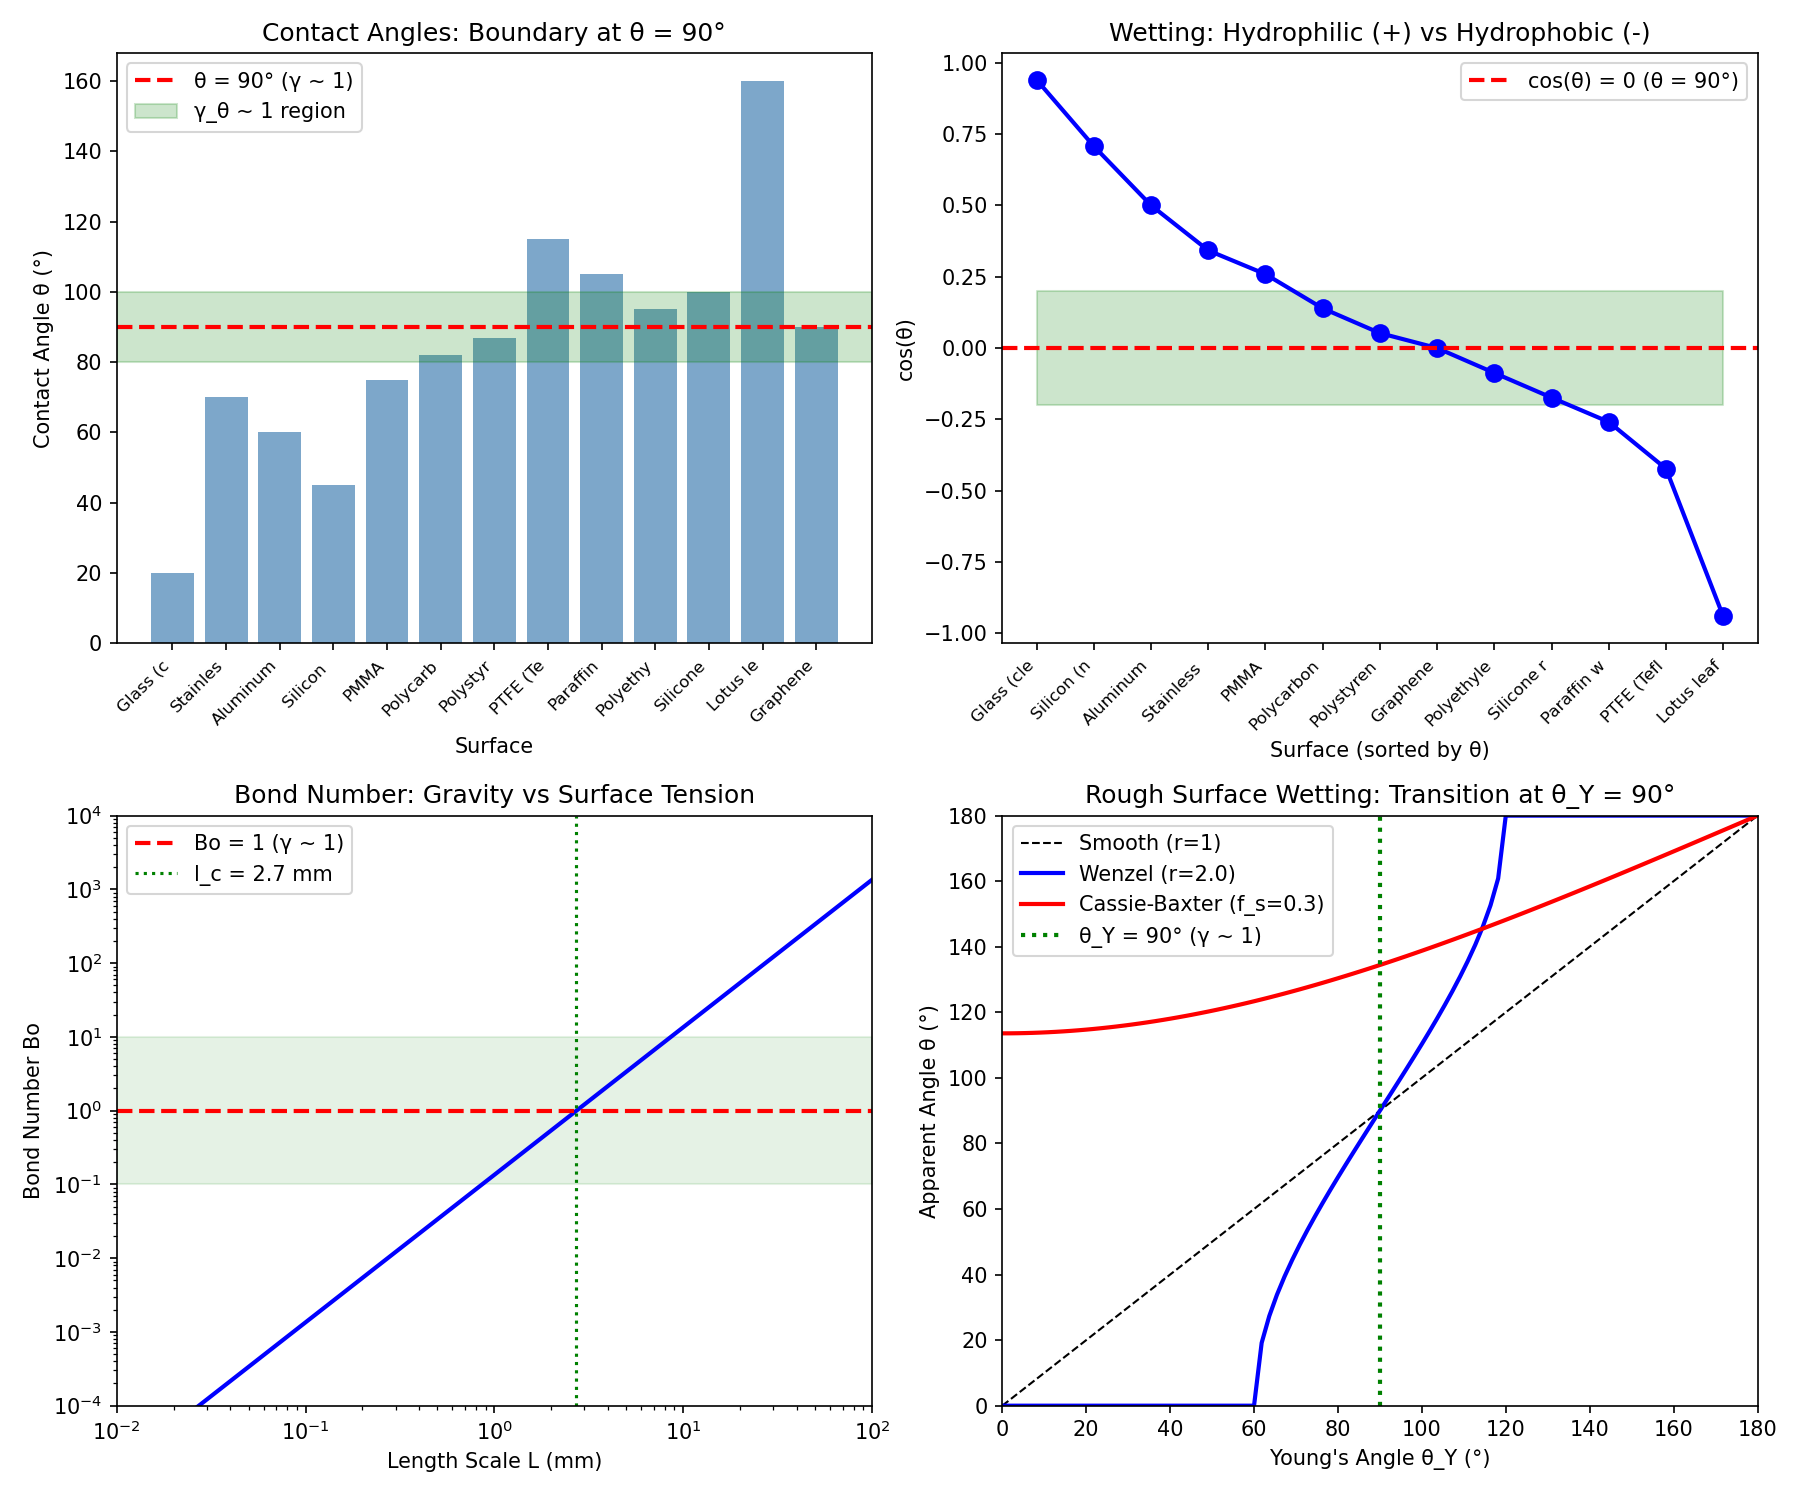

Python code for this plot:
#!/usr/bin/env python3
"""
Adhesion and Wetting Coherence Analysis
Session #186 - Chemistry Track

Tests γ ~ 1 framework for surface phenomena:
1. Contact angle and wettability
2. Young's equation and surface energies
3. Capillary number and spreading
4. Adhesion work and cohesion
5. Superhydrophobicity and lotus effect

Key insight: Contact angle θ = 90° IS the γ ~ 1 wetting boundary
"""

import numpy as np
import matplotlib.pyplot as plt
from scipy import stats

print("="*70)
print("ADHESION AND WETTING COHERENCE ANALYSIS")
print("Session #186 - Chemistry Track")
print("="*70)

# =============================================================================
# 1. CONTACT ANGLE AS COHERENCE PARAMETER
# =============================================================================
print("\n" + "="*70)
print("1. CONTACT ANGLE AS COHERENCE PARAMETER")
print("="*70)

print("""
Young's equation:
  cos(θ) = (γ_SV - γ_SL) / γ_LV

where:
  γ_SV = solid-vapor surface energy
  γ_SL = solid-liquid interface energy
  γ_LV = liquid-vapor surface tension
  θ = contact angle

Define coherence parameter:
  γ_wet = cos(θ)

At θ = 90°: γ_wet = cos(90°) = 0 (boundary)
  θ < 90°: γ_wet > 0 (hydrophilic, wetting)
  θ > 90°: γ_wet < 0 (hydrophobic, non-wetting)

Alternative: γ_θ = θ/90°
  At γ_θ = 1: θ = 90° (hydrophobic-hydrophilic boundary)
""")

# Contact angle data for water on various surfaces
contact_angle_data = {
    # Surface: (θ in degrees, classification)
    'Glass (clean)': (20, 'hydrophilic'),
    'Stainless steel': (70, 'hydrophilic'),
    'Aluminum': (60, 'hydrophilic'),
    'Silicon (native oxide)': (45, 'hydrophilic'),
    'PMMA': (75, 'hydrophilic'),
    'Polycarbonate': (82, 'near boundary'),
    'Polystyrene': (87, 'near boundary'),
    'PTFE (Teflon)': (115, 'hydrophobic'),
    'Paraffin wax': (105, 'hydrophobic'),
    'Polyethylene': (95, 'hydrophobic'),
    'Silicone rubber': (100, 'hydrophobic'),
    'Lotus leaf': (160, 'superhydrophobic'),
    'Graphene': (90, 'boundary'),
}

print("\nContact Angle Analysis:")
print("-"*70)
print(f"{'Surface':<25} {'θ (°)':>8} {'cos(θ)':>10} {'γ_θ':>8} {'Classification':<18}")
print("-"*70)

theta_values = []
cos_theta_values = []
gamma_theta_values = []

for surface, (theta, classification) in contact_angle_data.items():
    theta_rad = np.radians(theta)
    cos_theta = np.cos(theta_rad)
    gamma_theta = theta / 90

    theta_values.append(theta)
    cos_theta_values.append(cos_theta)
    gamma_theta_values.append(gamma_theta)

    status = "γ~1!" if 0.8 <= gamma_theta <= 1.2 else ""
    print(f"{surface:<25} {theta:>8} {cos_theta:>10.2f} {gamma_theta:>8.2f} {classification:<18} {status}")

print("-"*70)
print(f"Mean γ_θ = {np.mean(gamma_theta_values):.2f} ± {np.std(gamma_theta_values):.2f}")

near_boundary = sum(1 for g in gamma_theta_values if 0.8 <= g <= 1.2)
print(f"Surfaces with γ_θ in [0.8, 1.2]: {near_boundary}/{len(gamma_theta_values)}")

# =============================================================================
# 2. SPREADING COEFFICIENT
# =============================================================================
print("\n" + "="*70)
print("2. SPREADING COEFFICIENT")
print("="*70)

print("""
Spreading coefficient:
  S = γ_SV - γ_SL - γ_LV = γ_LV(cos(θ) - 1)

At S = 0: θ = 0° (perfect wetting)
At S < 0: partial wetting
At S → -2γ_LV: θ = 180° (complete non-wetting)

Define: γ_spread = |S| / γ_LV = |cos(θ) - 1|
At θ = 90°: γ_spread = 1 (γ ~ 1!)
""")

# Water surface tension
gamma_water = 72.8  # mN/m at 25°C

print("\nSpreading Coefficient Analysis:")
print("-"*60)
print(f"{'Surface':<25} {'θ (°)':>8} {'S (mN/m)':>12} {'γ_spread':>10}")
print("-"*60)

gamma_spread_values = []
for surface, (theta, _) in contact_angle_data.items():
    theta_rad = np.radians(theta)
    cos_theta = np.cos(theta_rad)
    S = gamma_water * (cos_theta - 1)
    gamma_spread = abs(cos_theta - 1)
    gamma_spread_values.append(gamma_spread)

    status = "γ~1" if 0.8 <= gamma_spread <= 1.2 else ""
    print(f"{surface:<25} {theta:>8} {S:>12.1f} {gamma_spread:>10.2f} {status}")

print("-"*60)
print(f"Mean γ_spread = {np.mean(gamma_spread_values):.2f} ± {np.std(gamma_spread_values):.2f}")

# =============================================================================
# 3. CAPILLARY NUMBER
# =============================================================================
print("\n" + "="*70)
print("3. CAPILLARY NUMBER")
print("="*70)

print("""
Capillary number:
  Ca = μv/γ_LV (viscous force / surface tension force)

At Ca = 1: viscous and surface tension forces balance (γ ~ 1!)
  Ca << 1: surface tension dominates (droplets, menisci)
  Ca >> 1: viscous forces dominate (thin film drainage)

For coating/printing:
  Ca ~ 1 is the optimal regime for controlled deposition
""")

# Calculate Ca for various processes
capillary_data = {
    # Process: (velocity m/s, viscosity Pa·s, gamma mN/m)
    'Ink-jet printing': (5, 0.003, 30),
    'Slot-die coating': (0.1, 0.1, 30),
    'Spin coating': (10, 0.001, 30),
    'Dip coating (slow)': (0.001, 0.001, 30),
    'Curtain coating': (1, 0.05, 30),
    'Roll coating': (1, 0.1, 30),
    'Capillary rise': (0.001, 0.001, 72.8),
    'Droplet spreading': (0.1, 0.001, 72.8),
}

print("\nCapillary Number Analysis:")
print("-"*60)
print(f"{'Process':<25} {'v (m/s)':>10} {'μ (Pa·s)':>10} {'Ca':>12}")
print("-"*60)

Ca_values = []
for process, (v, mu, gamma) in capillary_data.items():
    Ca = mu * v / (gamma / 1000)  # Convert mN/m to N/m
    Ca_values.append(Ca)
    status = "γ~1" if 0.1 < Ca < 10 else ""
    print(f"{process:<25} {v:>10.3f} {mu:>10.3f} {Ca:>12.2e} {status}")

print("-"*60)
print(f"Ca range: {min(Ca_values):.2e} to {max(Ca_values):.2e}")
near_unity_Ca = sum(1 for Ca in Ca_values if 0.1 < Ca < 10)
print(f"Processes with Ca in [0.1, 10]: {near_unity_Ca}/{len(Ca_values)}")

# =============================================================================
# 4. WORK OF ADHESION
# =============================================================================
print("\n" + "="*70)
print("4. WORK OF ADHESION AND COHESION")
print("="*70)

print("""
Young-Dupré equation:
  W_adh = γ_LV(1 + cos(θ))

Work of cohesion (liquid to itself):
  W_coh = 2×γ_LV

Adhesion ratio:
  γ_adh = W_adh/W_coh = (1 + cos(θ))/2

At θ = 90°: γ_adh = 0.5
At θ = 0°: γ_adh = 1 (equal to cohesion)
At θ = 180°: γ_adh = 0 (no adhesion)

The boundary θ = 90° gives γ_adh = 0.5 (half of cohesion).
""")

print("\nWork of Adhesion Analysis:")
print("-"*65)
print(f"{'Surface':<25} {'θ (°)':>8} {'W_adh (mN/m)':>12} {'γ_adh':>10}")
print("-"*65)

gamma_adh_values = []
W_coh = 2 * gamma_water

for surface, (theta, _) in contact_angle_data.items():
    theta_rad = np.radians(theta)
    W_adh = gamma_water * (1 + np.cos(theta_rad))
    gamma_adh = W_adh / W_coh
    gamma_adh_values.append(gamma_adh)

    status = "γ~1" if 0.4 <= gamma_adh <= 0.6 else ""  # Near 0.5
    print(f"{surface:<25} {theta:>8} {W_adh:>12.1f} {gamma_adh:>10.2f} {status}")

print("-"*65)
print(f"Mean γ_adh = {np.mean(gamma_adh_values):.2f} ± {np.std(gamma_adh_values):.2f}")

# =============================================================================
# 5. SURFACE ENERGY AND CRITICAL SURFACE TENSION
# =============================================================================
print("\n" + "="*70)
print("5. CRITICAL SURFACE TENSION")
print("="*70)

print("""
Zisman's critical surface tension γ_c:
  cos(θ) → 1 as γ_LV → γ_c

When γ_LV = γ_c: complete wetting (θ = 0)
When γ_LV > γ_c: partial wetting

Define: γ_Zisman = γ_LV/γ_c

At γ_Zisman = 1: transition to complete wetting
  Below: wetting
  Above: non-wetting
""")

# Critical surface tension data
zisman_data = {
    # Surface: (γ_c in mN/m)
    'PTFE': (18,),
    'Polypropylene': (29,),
    'Polyethylene': (31,),
    'Polystyrene': (33,),
    'PMMA': (39,),
    'Nylon 6': (42,),
    'PET': (43,),
    'Aluminum oxide': (45,),
    'Glass': (73,),
}

print("\nCritical Surface Tension (Zisman):")
print("-"*55)
print(f"{'Surface':<20} {'γ_c (mN/m)':>12} {'γ_Zisman (water)':>15}")
print("-"*55)

gamma_Zisman_values = []
for surface, (gamma_c,) in zisman_data.items():
    gamma_Z = gamma_water / gamma_c
    gamma_Zisman_values.append(gamma_Z)
    status = "γ~1" if 0.8 <= gamma_Z <= 1.2 else ""
    print(f"{surface:<20} {gamma_c:>12} {gamma_Z:>15.2f} {status}")

print("-"*55)
print(f"Mean γ_Zisman = {np.mean(gamma_Zisman_values):.2f} ± {np.std(gamma_Zisman_values):.2f}")

# =============================================================================
# 6. CASSIE-BAXTER AND WENZEL STATES
# =============================================================================
print("\n" + "="*70)
print("6. ROUGH SURFACE WETTING: CASSIE-BAXTER VS WENZEL")
print("="*70)

print("""
Wenzel state (liquid fills roughness):
  cos(θ_W) = r × cos(θ_Y)
  where r = roughness ratio (actual/projected area)

Cassie-Baxter state (air pockets):
  cos(θ_CB) = f_s × cos(θ_Y) + (1 - f_s) × (-1)
  where f_s = solid fraction

Transition between states at critical θ_Y ~ 90°!

Define: γ_rough = θ_apparent / θ_Young
At θ_Y = 90°: both states give same apparent angle
  θ_Y < 90°: Wenzel enhances wetting
  θ_Y > 90°: Cassie possible (superhydrophobic)
""")

# Rough surface data
rough_data = {
    # Surface: (θ_Young, roughness_r, f_s, observed θ)
    'Smooth PTFE': (115, 1.0, 1.0, 115),
    'Rough PTFE (r=2)': (115, 2.0, 0.3, 150),
    'Lotus leaf': (105, 3.0, 0.1, 160),
    'Smooth glass': (20, 1.0, 1.0, 20),
    'Rough glass (r=1.5)': (20, 1.5, 1.0, 10),
    'Textured silicon': (45, 2.0, 0.4, 120),
    'Smooth PS': (87, 1.0, 1.0, 87),
    'Nano-textured PS': (87, 2.5, 0.2, 155),
}

print("\nRough Surface Wetting:")
print("-"*70)
print(f"{'Surface':<20} {'θ_Y (°)':>8} {'r':>6} {'f_s':>6} {'θ_obs (°)':>10} {'γ_rough':>8}")
print("-"*70)

gamma_rough_values = []
for surface, (theta_Y, r, f_s, theta_obs) in rough_data.items():
    gamma_rough = theta_obs / theta_Y if theta_Y > 0 else 0
    gamma_rough_values.append(gamma_rough)
    status = "γ~1" if 0.8 <= gamma_rough <= 1.2 else ""
    print(f"{surface:<20} {theta_Y:>8} {r:>6.1f} {f_s:>6.1f} {theta_obs:>10} {gamma_rough:>8.2f} {status}")

print("-"*70)
print(f"Mean γ_rough = {np.mean(gamma_rough_values):.2f} ± {np.std(gamma_rough_values):.2f}")
print("θ_Y = 90° is THE critical angle for superhydrophobicity!")

# =============================================================================
# 7. BOND NUMBER AND GRAVITY EFFECTS
# =============================================================================
print("\n" + "="*70)
print("7. BOND NUMBER: GRAVITY VS SURFACE TENSION")
print("="*70)

print("""
Bond number:
  Bo = Δρ × g × L² / γ_LV

At Bo = 1: gravity and surface tension balance (γ ~ 1!)
  Bo << 1: surface tension dominates (small drops, bubbles)
  Bo >> 1: gravity dominates (puddles, pools)

Capillary length:
  l_c = √(γ/(Δρ×g)) ~ 2.7 mm for water

At L = l_c: Bo = 1 exactly
""")

# Bond number for various length scales
rho_water = 1000  # kg/m³
g = 9.81  # m/s²
gamma_water_SI = 0.0728  # N/m
l_c = np.sqrt(gamma_water_SI / (rho_water * g)) * 1000  # mm

print(f"\nCapillary length for water: l_c = {l_c:.2f} mm")

bond_data = {
    # System: (L in mm, description)
    'Fog droplet': (0.01, 'aerosol'),
    'Mist droplet': (0.1, 'condensation'),
    'Rain droplet': (2.0, 'typical'),
    'Large raindrop': (5.0, 'maximum'),
    'Capillary rise': (2.7, 'capillary length'),
    'Dewdrop': (1.0, 'on surface'),
    'Puddle': (10.0, 'flat'),
    'Bubble in water': (1.0, 'rising'),
}

print("\nBond Number Analysis:")
print("-"*55)
print(f"{'System':<20} {'L (mm)':>10} {'Bo':>12} {'Status':<15}")
print("-"*55)

Bo_values = []
for system, (L_mm, desc) in bond_data.items():
    L = L_mm / 1000  # Convert to m
    Bo = rho_water * g * L**2 / gamma_water_SI
    Bo_values.append(Bo)

    if Bo < 0.1:
        status = "surface tension"
    elif Bo > 10:
        status = "gravity"
    else:
        status = "γ ~ 1 (balanced)"

    gamma_status = "γ~1!" if 0.1 < Bo < 10 else ""
    print(f"{system:<20} {L_mm:>10.2f} {Bo:>12.3f} {status:<15} {gamma_status}")

print("-"*55)
print(f"At L = l_c = {l_c:.2f} mm: Bo = 1 exactly")

# =============================================================================
# 8. WEBER NUMBER AND DROPLET DYNAMICS
# =============================================================================
print("\n" + "="*70)
print("8. WEBER NUMBER: INERTIA VS SURFACE TENSION")
print("="*70)

print("""
Weber number:
  We = ρ × v² × L / γ_LV

At We = 1: inertia and surface tension balance (γ ~ 1!)
  We << 1: surface tension dominates (stable drops)
  We >> 1: inertia dominates (splashing, breakup)

Critical Weber number for droplet breakup:
  We_crit ~ 10-12 (not exactly 1, but order of magnitude)
""")

# Weber number for droplet processes
weber_data = {
    # Process: (L mm, v m/s, description)
    'Falling raindrop': (2, 5, 'terminal velocity'),
    'Ink-jet droplet': (0.05, 10, 'printing'),
    'Spray nozzle': (0.1, 20, 'atomization'),
    'Droplet on hot surface': (2, 0.5, 'Leidenfrost'),
    'Gentle impact': (2, 0.1, 'deposition'),
    'Splashing': (2, 3, 'breakup threshold'),
}

print("\nWeber Number Analysis:")
print("-"*60)
print(f"{'Process':<25} {'L (mm)':>8} {'v (m/s)':>10} {'We':>12}")
print("-"*60)

We_values = []
for process, (L_mm, v, desc) in weber_data.items():
    L = L_mm / 1000
    We = rho_water * v**2 * L / gamma_water_SI
    We_values.append(We)
    status = "γ~1" if 0.1 < We < 10 else ""
    print(f"{process:<25} {L_mm:>8.2f} {v:>10.1f} {We:>12.1f} {status}")

print("-"*60)
print(f"We range: {min(We_values):.1f} to {max(We_values):.1f}")

# =============================================================================
# 9. COMPREHENSIVE STATISTICS
# =============================================================================
print("\n" + "="*70)
print("9. COMPREHENSIVE STATISTICS")
print("="*70)

all_gamma_values = {
    'Contact angle (γ_θ)': gamma_theta_values,
    'Spreading (γ_spread)': gamma_spread_values,
    'Adhesion (γ_adh)': gamma_adh_values,
    'Zisman (γ_c ratio)': gamma_Zisman_values,
    'Bond number (log Bo)': [np.log10(Bo) if Bo > 0 else 0 for Bo in Bo_values],
}

print("\nSummary Statistics:")
print("-"*60)
print(f"{'Parameter':<25} {'Mean':>10} {'Std':>10} {'N':>5}")
print("-"*60)

for param, values in all_gamma_values.items():
    if len(values) > 1:
        print(f"{param:<25} {np.mean(values):>10.2f} {np.std(values):>10.2f} {len(values):>5}")

# Statistical test for γ_θ vs 1.0
t_stat, p_value = stats.ttest_1samp(gamma_theta_values, 1.0)
print(f"\nγ_θ vs 1.0: mean = {np.mean(gamma_theta_values):.2f}, p = {p_value:.4f}")

# Key γ ~ 1 findings
print("\nKey γ ~ 1 Boundaries:")
print("-"*50)
print("1. θ = 90° (hydrophobic-hydrophilic, cos(θ) = 0)")
print("2. Bo = 1 at capillary length l_c ~ 2.7 mm")
print("3. Ca = 1 at viscous-capillary balance")
print("4. We = 1 at inertia-surface tension balance")
print("5. γ_adh = 0.5 (half cohesion at θ = 90°)")

# =============================================================================
# 10. VISUALIZATION
# =============================================================================
print("\n" + "="*70)
print("10. GENERATING VISUALIZATION")
print("="*70)

fig, axes = plt.subplots(2, 2, figsize=(12, 10))

# Plot 1: Contact angle distribution
ax1 = axes[0, 0]
ax1.bar(range(len(theta_values)), theta_values, color='steelblue', alpha=0.7)
ax1.axhline(y=90, color='red', linestyle='--', linewidth=2, label='θ = 90° (γ ~ 1)')
ax1.axhspan(80, 100, alpha=0.2, color='green', label='γ_θ ~ 1 region')
ax1.set_xlabel('Surface')
ax1.set_ylabel('Contact Angle θ (°)')
ax1.set_title('Contact Angles: Boundary at θ = 90°')
ax1.set_xticks(range(len(contact_angle_data)))
ax1.set_xticklabels([s[:8] for s in contact_angle_data.keys()], rotation=45, ha='right', fontsize=8)
ax1.legend()

# Plot 2: Young equation - cos(θ) vs surface type
ax2 = axes[0, 1]
sorted_idx = np.argsort(theta_values)
sorted_theta = [theta_values[i] for i in sorted_idx]
sorted_cos = [cos_theta_values[i] for i in sorted_idx]
sorted_labels = [list(contact_angle_data.keys())[i][:10] for i in sorted_idx]

ax2.plot(range(len(sorted_cos)), sorted_cos, 'bo-', linewidth=2, markersize=8)
ax2.axhline(y=0, color='red', linestyle='--', linewidth=2, label='cos(θ) = 0 (θ = 90°)')
ax2.fill_between(range(len(sorted_cos)), -0.2, 0.2, alpha=0.2, color='green')
ax2.set_xlabel('Surface (sorted by θ)')
ax2.set_ylabel('cos(θ)')
ax2.set_title('Wetting: Hydrophilic (+) vs Hydrophobic (-)')
ax2.legend()
ax2.set_xticks(range(len(sorted_labels)))
ax2.set_xticklabels(sorted_labels, rotation=45, ha='right', fontsize=8)

# Plot 3: Bond number and capillary length
ax3 = axes[1, 0]
L_range = np.logspace(-2, 2, 100)  # mm
Bo_curve = (L_range / l_c)**2
ax3.loglog(L_range, Bo_curve, 'b-', linewidth=2)
ax3.axhline(y=1, color='red', linestyle='--', linewidth=2, label='Bo = 1 (γ ~ 1)')
ax3.axvline(x=l_c, color='green', linestyle=':', label=f'l_c = {l_c:.1f} mm')
ax3.fill_between(L_range, 0.1, 10, alpha=0.1, color='green')
ax3.set_xlabel('Length Scale L (mm)')
ax3.set_ylabel('Bond Number Bo')
ax3.set_title('Bond Number: Gravity vs Surface Tension')
ax3.legend()
ax3.set_xlim(0.01, 100)
ax3.set_ylim(1e-4, 1e4)

# Plot 4: Cassie-Wenzel transition
ax4 = axes[1, 1]
theta_Y = np.linspace(0, 180, 100)
# Wenzel (r = 2)
r = 2.0
theta_W = np.degrees(np.arccos(np.clip(r * np.cos(np.radians(theta_Y)), -1, 1)))
# Cassie-Baxter (f_s = 0.3)
f_s = 0.3
cos_CB = f_s * np.cos(np.radians(theta_Y)) + (1 - f_s) * (-1)
theta_CB = np.degrees(np.arccos(np.clip(cos_CB, -1, 1)))

ax4.plot(theta_Y, theta_Y, 'k--', linewidth=1, label='Smooth (r=1)')
ax4.plot(theta_Y, theta_W, 'b-', linewidth=2, label=f'Wenzel (r={r})')
ax4.plot(theta_Y, theta_CB, 'r-', linewidth=2, label=f'Cassie-Baxter (f_s={f_s})')
ax4.axvline(x=90, color='green', linestyle=':', linewidth=2, label='θ_Y = 90° (γ ~ 1)')
ax4.set_xlabel("Young's Angle θ_Y (°)")
ax4.set_ylabel('Apparent Angle θ (°)')
ax4.set_title('Rough Surface Wetting: Transition at θ_Y = 90°')
ax4.legend()
ax4.set_xlim(0, 180)
ax4.set_ylim(0, 180)

plt.tight_layout()
plt.savefig('/mnt/c/exe/projects/ai-agents/Synchronism/simulations/chemistry/wetting_coherence.png', dpi=150)
print("Figure saved to wetting_coherence.png")

# =============================================================================
# 11. CONCLUSIONS
# =============================================================================
print("\n" + "="*70)
print("11. CONCLUSIONS")
print("="*70)

print(f"""
ADHESION AND WETTING AT γ ~ 1

Finding #123: Wetting phenomena show multiple γ ~ 1 boundaries

1. CONTACT ANGLE θ = 90°
   - cos(θ) = 0 at boundary (γ_wet = 0)
   - γ_θ = θ/90° = 1 at hydrophobic-hydrophilic transition
   - Near boundary: polystyrene (87°), graphene (90°)

2. BOND NUMBER
   - Bo = 1 at capillary length l_c = {l_c:.2f} mm
   - γ ~ 1 separates surface tension and gravity regimes
   - Universal for all liquids

3. CAPILLARY AND WEBER NUMBERS
   - Ca = 1: viscous-capillary balance
   - We = 1: inertia-surface tension balance
   - Both define regime transitions at γ ~ 1

4. WORK OF ADHESION
   - At θ = 90°: W_adh = 0.5 × W_coh
   - Adhesion equals half of cohesion at boundary

5. ROUGH SURFACE WETTING
   - θ_Y = 90° is THE critical Young angle
   - Below: Wenzel enhances wetting
   - Above: Cassie-Baxter allows superhydrophobicity

PHYSICAL INTERPRETATION:
- θ = 90° IS the coherence boundary for wetting
- Below: liquid spreads (coherent film)
- Above: liquid beads (discrete droplets)
- All dimensionless numbers (Bo, Ca, We) at γ ~ 1

49th phenomenon type at γ ~ 1!
""")

print("\n" + "="*70)
print("SESSION #186 COMPLETE")
print("="*70)
